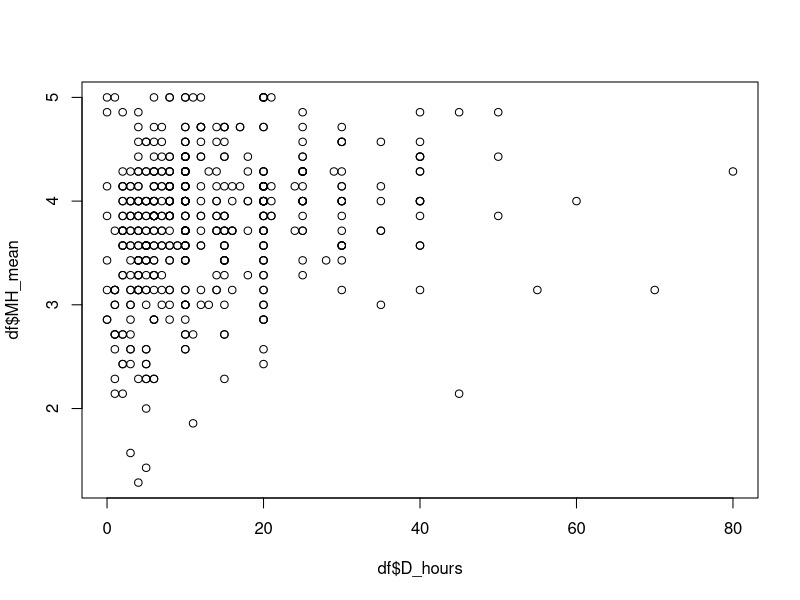
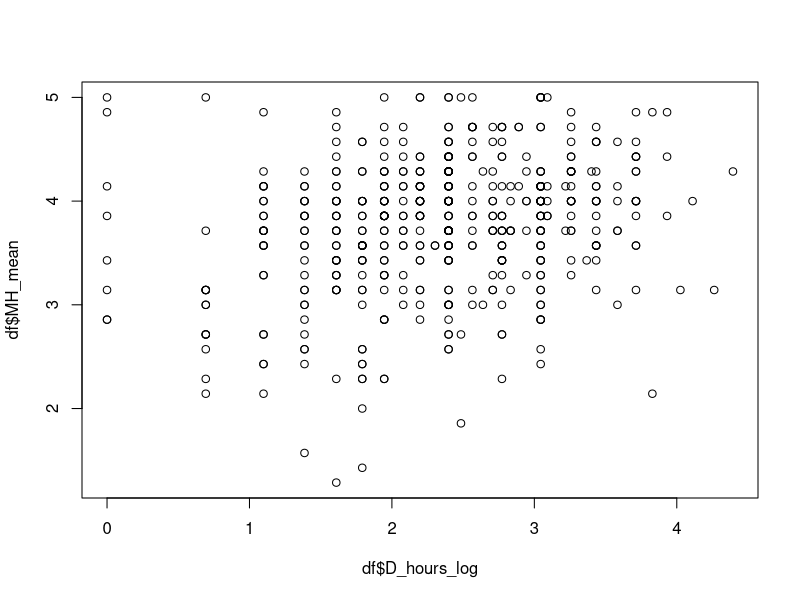
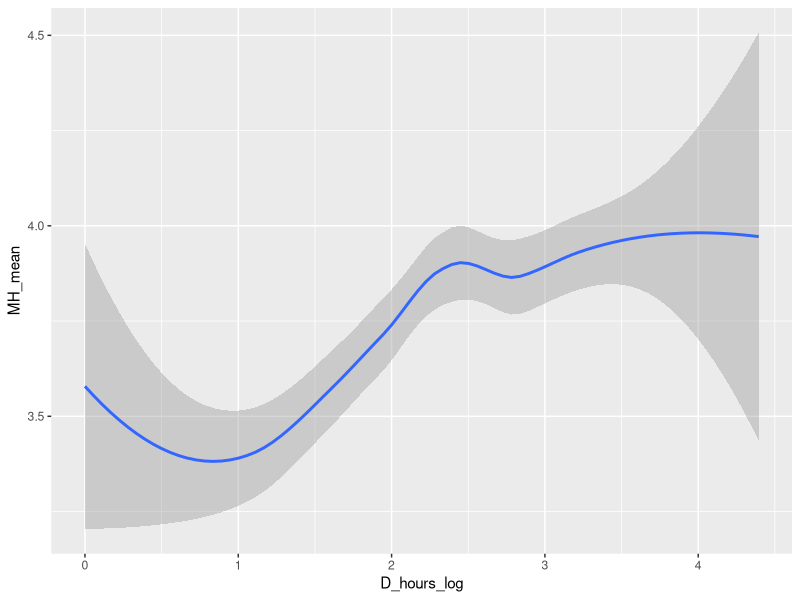
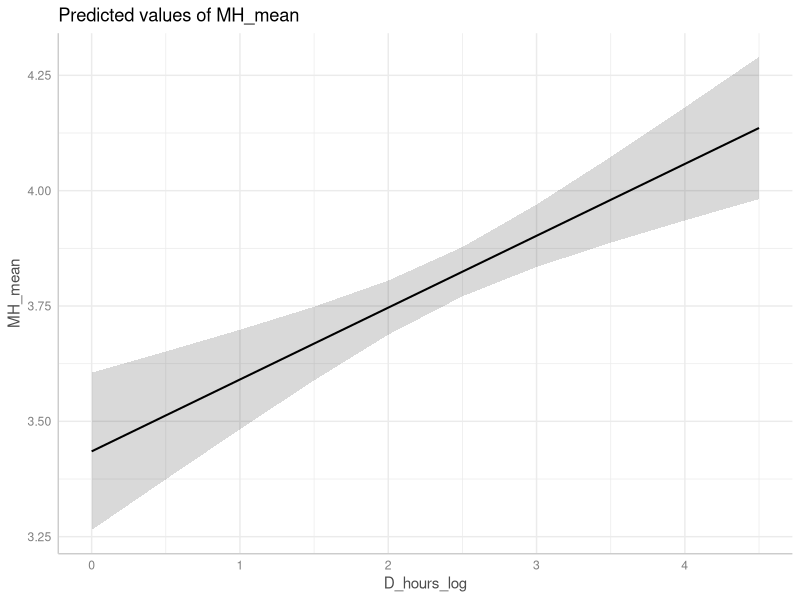

Recreate these plots in R, in order. (Note: this script raises an error after producing the figures.)
library(dplyr)
library(ggplot2)
library(ggeffects)
options(width = 200)
### ----------------- Read in data
df = read.csv("allotment_owners.csv")
colnames(df)

# Exclude any missing data
df <- na.omit(df)

### RESEARCH QUESTION ###
#1.	Is there a relationship between mental health and time spent in the nature? 

### Create collapsed MH variabe = to the rowMean
df <- df %>%
  mutate(MH_mean = rowMeans(across(starts_with("MH_")), na.rm = TRUE))

### Create a log-transformed versoin of hours spent in nature ###
df$D_hours_log = log1p(df$D_hours)

# Visual inspection of correlation
plot(df$D_hours, df$MH_mean)
plot(df$D_hours_log, df$MH_mean)
ggplot(df, aes(x = D_hours_log, y = MH_mean))+
    geom_smooth()
# Appears to be a non-linear relationship between log_hours spent in nature and MH.

# Lets fit a linear model to the data anyway, because why not lol.
mod_0 = lm(MH_mean ~ D_hours_log, data = df)
summary(mod_0)

# Coefficients:
#             Estimate Std. Error t value Pr(>|t|)    
# (Intercept)  3.28565    0.08426   38.99  < 2e-16 ***
# D_hours_log  0.20909    0.03406    6.14 1.66e-09 ***
# ---
# Signif. codes:  0 '***' 0.001 '**' 0.01 '*' 0.05 '.' 0.1 ' ' 1
# 
# Residual standard error: 0.6153 on 513 degrees of freedom
# Multiple R-squared:  0.06845,   Adjusted R-squared:  0.06664 
# F-statistic:  37.7 on 1 and 513 DF,  p-value: 1.657e-09

### Lets try adding age to the model ###

mod_1 = lm(MH_mean ~ D_hours_log + D_Age, data = df)
summary(mod_1)
anova(mod_0, mod_1)
# Age significantly improves the model.

# Lets plot the marginal means from the model
pred <- ggpredict(mod_1, terms = "D_hours_log")
plot(pred)

### What about gender? ###
df$D_Gender = factor(df$D_Gender, levels = c("male", "female"))
mod_2 = lm(MH_mean ~ D_hours_log + D_Gender, data = df)
summary(mod_2)
anova(mod_0, mod_2)
# Gender does not improve model fit. 

### Is there an interaction between age and hours spent in nature? ###
mod_1_int <- lm(MH_mean ~ D_hours_log * D_Age,
                  data = df)
summary(mod_1_int) # apperas not

#### Lets check assumptions of linear regression ###
# We use the winning model: mod_1

# Normality of residuals
shapiro.test(residuals(mod_1)) # We can reject normality according to Wilks testw

# What about Q-Q plot?
qqnorm(residuals(mod_1)); qqline(residuals(mod_1), col = "red")
hist(residuals(mod_1))
## The residuals are rougly normal and symmetric around the central tendency, no severe vialotaion.

# The descriptive plotting we did revealed a non-linear relationship between the variables.
# Lets see if the residuals vs fitted reveal the same thing. 
plot(mod_1, which = 1) 
# Looks kinda non-linear to be honest. 


### Lets add a quadratic term to our model, i.e. extend mod_1 in the following way:
mod_1_quad <- lm(MH_mean ~ D_hours_log + I(D_hours_log^2) + D_Age,
               data = df)

summary(mod_1_quad )
anova(mod_1, mod_1_quad)
# The quadratic term is not helping with model fit.
plot(mod_1_quad, which = 1)
